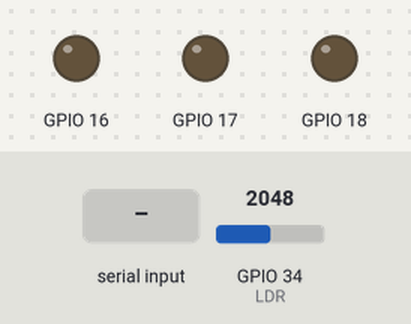
Bench run of a sketch on a simulated ESP32. On the bench: output pins drawn as LEDs (lit = HIGH). Dashed ring = blinking. The test bench sets the inputs (shaded band); at power-on: GPIO 34 (LDR) = 2048. What the sketch prints to the serial monitor is not drawn.

Above: at 1.2 s.
1.3 s: "e" received over Serial
At 2.2 s:
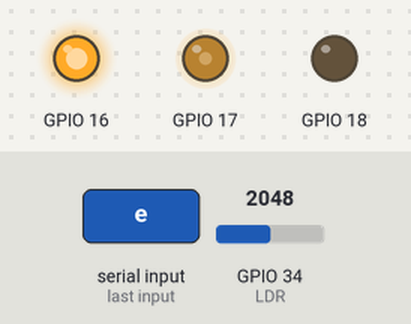
4.3 s: "d" received over Serial
At 4.6 s:
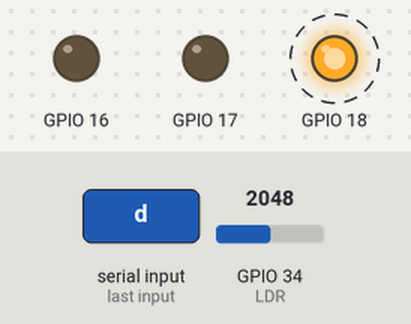
7.3 s: "p" received over Serial
At 7.3 s:
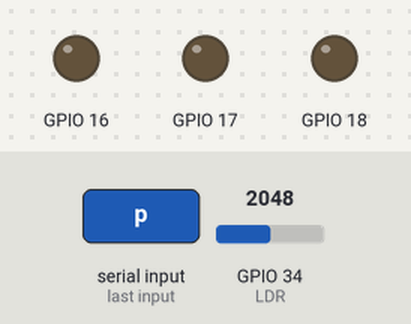
8.8 s: GPIO 34 (LDR) set to 314
10.3 s: GPIO 34 (LDR) set to 287
At 10.6 s:
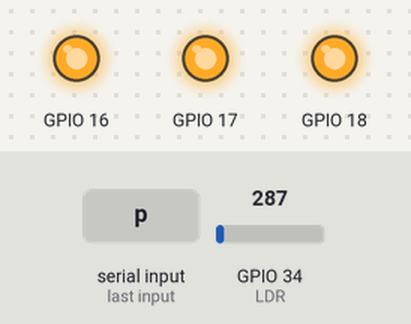
11.8 s: GPIO 34 (LDR) set to 440
At 13.0 s:
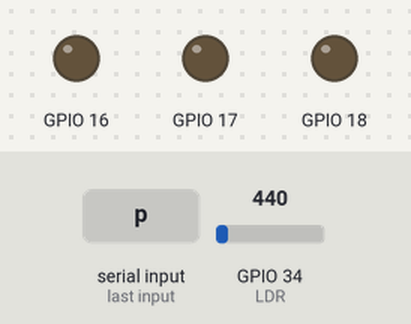
Timing chart, 0 to 14.3 s (numbered marks = the images above; inputs shaded):
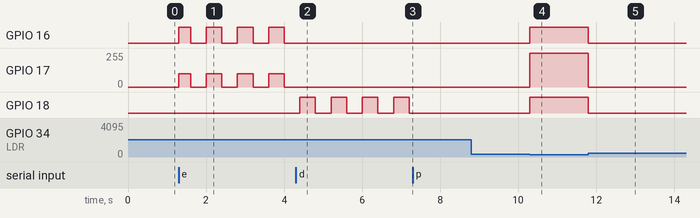

The sketch:

teste_farois.ino
```cpp
// Exemplo DIDATICO de 28/10/2026 para farol automatico e seta (20/10).
// Nao e copia do sketch historico. Os dois RGB compartilham os mesmos pinos.
const int LDR = 34, R = 16, G = 17, B = 18;
const int LIMIAR = 300;
unsigned long ultimoPisca = 0;
bool pisca = false;
char direcao = 'p';

void cor(int r, int g, int b) {
  ledcWrite(R, r); ledcWrite(G, g); ledcWrite(B, b);
}

void setup() {
  Serial.begin(9600);
  for (int pin : {R, G, B}) {
    if (!ledcAttach(pin, 5000, 8)) {
      Serial.println("Falha no LED PWM.");
      while (true) delay(1000);
    }
  }
  pinMode(LDR, INPUT);
  cor(0, 0, 0);
  Serial.println("Digite e, d ou p (esquerda, direita ou parar).");
}

void loop() {
  if (Serial.available()) {
    char recebido = Serial.read();
    if (recebido == 'e' || recebido == 'd' || recebido == 'p') direcao = recebido;
  }
  if (millis() - ultimoPisca >= 400) {
    ultimoPisca = millis();
    pisca = !pisca;
  }
  if (direcao == 'e') cor(pisca ? 255 : 0, pisca ? 100 : 0, 0);
  else if (direcao == 'd') cor(0, 0, pisca ? 255 : 0);
  else if (analogRead(LDR) < LIMIAR) cor(255, 255, 255);
  else cor(0, 0, 0);
}
```

Measured:
- the behaviour switches between 300 and 299 on GPIO 34 (LDR) (found by bisection; images 3 and 4)
- after the input at 1.3 s, GPIO 16: LOW → HIGH at once, then repeats every 0.80 s: LOW 0.40 s, HIGH 0.40 s; GPIO 17: 0/255 → 100/255 at once, then repeats every 0.80 s: 0/255 0.40 s, 100/255 0.40 s
- after the input at 4.3 s, GPIO 16: stops changing and stays LOW; GPIO 17: stops changing and stays 0/255; GPIO 18: alternates HIGH for 0.40 s and LOW for 0.40 s, starting after 0.10 s
- after the input at 7.3 s, GPIO 18: stays LOW (without the input it goes to HIGH after 0.31 s)
- after the input at 8.8 s, every drawn part: stays the same
- after the input at 10.3 s, GPIO 16, GPIO 18: LOW → HIGH at once; GPIO 17: 0/255 → 255/255 at once
- after the input at 11.8 s, GPIO 16, GPIO 18: HIGH → LOW at once; GPIO 17: 255/255 → 0/255 at once
